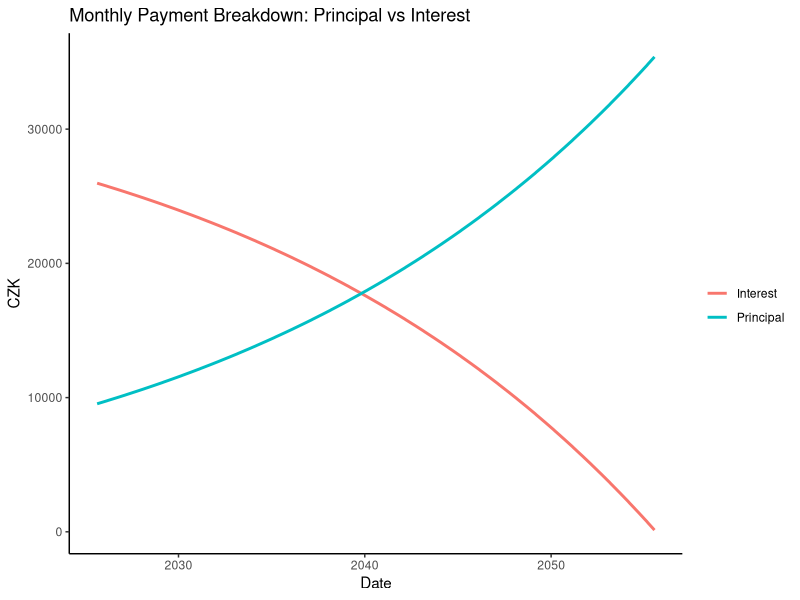

Source code (R):


# flat details:

# --------------
room1    = 26.04
room2    = 8.56
room3    = 14.55
kitchen  = 6.12
entrance = 8.65
bathroom = 4.13
storage1 = 2.32
lodgia1  = 6.96
lodgia2  = 6.96
storage2 = 5.29


# Property cost in CZK
property_price_czk  <- 8000000
reconstruction_cost <- 1500000
total_property_cost <- property_price_czk + reconstruction_cost

# Total area
# Total area
total_area <- room1 + room2 + room3 + kitchen + entrance + bathroom +
  storage1 + lodgia1 + lodgia2 + storage2

# costs  per living area

living_area <- room1 + room2 + room3 + kitchen + entrance + bathroom
cost_per_m2_living <- property_price_czk / living_area
(living_area)
(cost_per_m2_living)

usable_area <- total_area  # includes storage + lodgias
cost_per_m2_usable <- property_price_czk / usable_area
(usable_area)
(cost_per_m2_usable)


# -----------------------------
# Personal Finance & Mortgage Tracker with Rate Scenarios
# -----------------------------

# Exchange rate
rate <- 24  # 1 EUR = 24 CZK

# Savings (in CZK)
our_savings <- 70000 * rate
parents_savings <- 30000 * rate
total_savings <- our_savings + parents_savings

# Income (in CZK)
net_income_maja <- 39000
net_income_jake <- 50000 #3300 * rate
total_income <- net_income_maja + net_income_jake

# Monthly expenses (in CZK)
expenses_kita <- 5000
expenses_food <- 15000
expenses_living <- 10000
other_expenses <- 10000  # Add extra buffer 
#expenses_living_jake <- 500 * rate
fixed_expenses <- expenses_kita + expenses_food + expenses_living + other_expenses# + expenses_living_jake


# Mortgage loan needed
mortgage_principal <- total_property_cost - total_savings
mortgage_term_years <- 30
months <- mortgage_term_years * 12

# Interest rate scenarios
interest_rates <- c(0.0439)

# Storage for results
results <- data.frame(
  InterestRate = numeric(),
  MonthlyMortgage = numeric(),
  TotalMonthlyExpenses = numeric(),
  NetMonthlyBalance = numeric(),
  ratio_income_living = numeric(),
  MonthlySavings = numeric(),
  YearlySavings = numeric()
)

# Loop over scenarios
for (rate_scenario in interest_rates) {
  monthly_interest <- rate_scenario / 12
  
  # Monthly mortgage payment (annuity formula)
  monthly_mortgage_payment <- mortgage_principal * 
    (monthly_interest * (1 + monthly_interest)^months) / 
    ((1 + monthly_interest)^months - 1)
  
  # Total monthly expenses
  total_expenses <- fixed_expenses + monthly_mortgage_payment
  
  # Net monthly balance
  net_monthly_balance <- total_income - total_expenses
  
  # Ratio of income spent on living
  ratio_income_living <- total_expenses / total_income
  
  # Monthly & yearly savings
  monthly_savings <- net_monthly_balance
  yearly_savings <- net_monthly_balance * 12
  
  # Save results
  results <- rbind(results, data.frame(
    InterestRate = rate_scenario * 100,
    MonthlyMortgage = round(monthly_mortgage_payment),
    TotalMonthlyExpenses = round(total_expenses),
    NetMonthlyBalance = round(net_monthly_balance),
    ratio_income_living = round(ratio_income_living, 2),
    MonthlySavings = round(monthly_savings),
    YearlySavings = round(yearly_savings)
  ))
}

# -----------------------------
# Output Comparison
# -----------------------------
print("------ Mortgage Rate Scenarios ------")
print(results)



# ----------------------------------
# Create amortization table: principal vs interest
# ----------------------------------

# Function to create amortization table
create_amortization_table <- function(principal, annual_rate, term_years, start_date = as.Date("2025-08-20")) {
  months <- term_years * 12
  monthly_rate <- annual_rate / 12
  
  # Annuity payment
  monthly_payment <- principal * (monthly_rate * (1 + monthly_rate)^months) / 
    ((1 + monthly_rate)^months - 1)
  
  # Preallocate data frame
  schedule <- vector("list", months)
  balance <- principal
  dates <- seq(start_date, by = "month", length.out = months)
  
  for (i in 1:months) {
    interest <- balance * monthly_rate
    principal_paid <- monthly_payment - interest
    balance <- balance - principal_paid
    
    schedule[[i]] <- data.frame(
      Payment_No = i,
      Date = dates[i],
      Payment = round(monthly_payment),
      Principal = round(principal_paid),
      Interest = round(interest),
      Remaining_Balance = round(balance)
    )
  }
  
  dplyr::bind_rows(schedule)
}

# Generate amortization table using current mortgage principal
table_with_savings <- create_amortization_table(
  principal = mortgage_principal,
  annual_rate = interest_rates[1],
  term_years = 30
)

library(ggplot2)
library(dplyr)
library(tidyr)

table_with_savings %>%
  select(Date, Principal, Interest) %>%
  pivot_longer(cols = c(Principal, Interest), names_to = "Type", values_to = "Amount") %>%
  ggplot(aes(x = Date, y = Amount, color = Type)) +
  geom_line(size = 1) +
  labs(title = "Monthly Payment Breakdown: Principal vs Interest",
       x = "Date",
       y = "CZK",
       color = "") +
  theme_classic()



# ---------------------------------
# Payment & saving Maya vs Jake
# ---------------------------------

# Income shares
share_maja <- net_income_maja / total_income
share_jake <- net_income_jake / total_income


# Monthly mortgage payment
monthly_mortgage_payment <- mortgage_principal * 
  (monthly_interest * (1 + monthly_interest)^months) / 
  ((1 + monthly_interest)^months - 1)

# Split mortgage payment
maja_mortgage_payment <- monthly_mortgage_payment * share_maja
jake_mortgage_payment <- monthly_mortgage_payment * share_jake

# Parent loan repayment (for Maja only)
parent_loan_monthly_payment <- parents_savings / 60  # 5 years

# Shared expenses: assume split 50/50 or adjust similarly
maja_expenses <- fixed_expenses * 0.5
jake_expenses <- fixed_expenses * 0.5

# Maja monthly costs
maja_total_outflow <- maja_mortgage_payment + maja_expenses + parent_loan_monthly_payment
maja_net_balance <- net_income_maja - maja_total_outflow

# Jake monthly costs
jake_total_outflow <- jake_mortgage_payment + jake_expenses
jake_net_balance <- net_income_jake - jake_total_outflow

# -----------------------------
# Output Summary
# -----------------------------
cat("---- Monthly Split Summary ----\n")
cat("Maja's Share of Mortgage:", round(share_maja * 100), "%\n")
cat("Jake's Share of Mortgage:", round(share_jake * 100), "%\n\n")

cat("Monthly Mortgage Payment (Total):", round(monthly_mortgage_payment), "\n")
cat(" - Maja pays:", round(maja_mortgage_payment), "\n")
cat(" - Jake pays:", round(jake_mortgage_payment), "\n\n")

cat("Maja's Monthly Loan Repayment to Parents:", round(parent_loan_monthly_payment), "\n")

cat("\nMaja's Total Outflow:", round(maja_total_outflow), "\n")
cat("Jake's Total Outflow:", round(jake_total_outflow), "\n\n")

cat("Maja's Net Monthly Balance:", round(maja_net_balance), "\n")
cat("Jake's Net Monthly Balance:", round(jake_net_balance), "\n")
